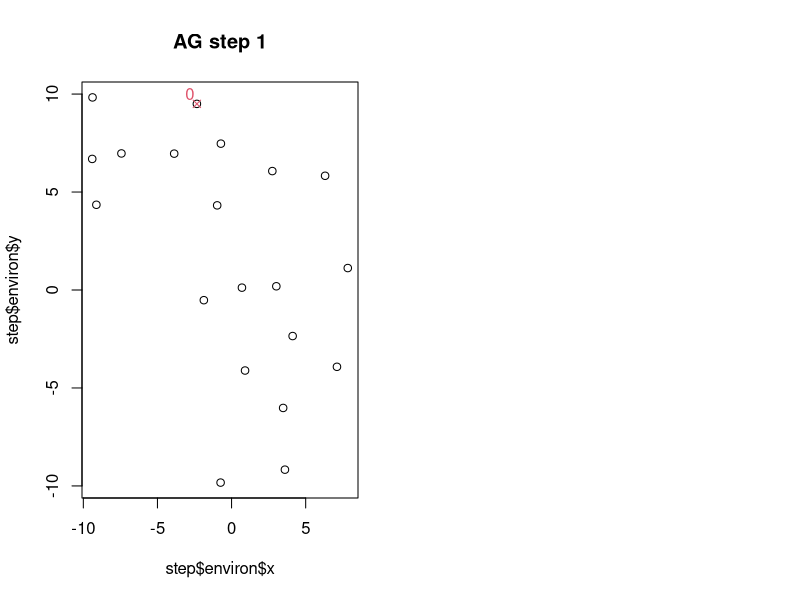

Write the R code that produced this figure. (Note: this script raises an error after producing the figure.)
##Version Updates
#Version 2: Changed structure of environment (and Memory) to have seperate columns for x and y coordinates
#Someday, I will describe the model here

###Notes for Alexander###
##Things that need fixing:
#~~noticed that detour sometimes goes to a resource further away than AG destinations. This should not be happening.
#~~if all resources depleted in AG, primate object becomes NULL

##Things to improve:
#~~Additive gravity rule (weight of j vs. G)
#~~Equation for when primates leave a patch
#~~Clustering and other spatial statistics of resources
#~~Magic numbers removed and added as parameters (extraction_rate)
#~~Remove AG calculations from LTM structure so they don't have to be calculated when running other navigational strategies
  # primate@LTM$gravity = mapply(calcGravity, coordinates = primate@LTM$coordinates, 
  #                              return_value = primate@LTM$return_value, density = primate@LTM$density, MoreArgs= list(location = primate@location, k = P$k))
  # primate@LTM$j = mapply(calc_j, i = 1:nrow(primate@LTM), 
  #                        MoreArgs = list(coords = primate@LTM$coordinates, values = primate@LTM$return_value, dens = primate@LTM$density, k = P$k))
  # primate@LTM = transform(primate@LTM, AG = gravity + j/nrow(primate@LTM))

##Things to add:
#~~resource birth/death
#~~new rules for starting locations
#~~limited LTM, LTM updating by sight
#~~increase functionality with multiple primates
#~~rank order behaviors and other group behavior rules
#~~formula to calculate an optimal value of a resource given extraction rate, GUD, and current value (return_value, and density)
#~~formula for giving up density
#~~Satiety

##Things to consider
#~~Detour will go to any resource closer than AG, consider requiring detour to move toward AG
#~~implementation of NNR could be informative, could also unnecessarily slow processing time

#####################################SET-UP##################################################
library(plyr)
library(calibrate)
library(graphics)
library(ggplot2)

defaultEnergy = 0				#energy that primates start with by default. Can be overwritten during primate creation
fieldSize = 10				#maximum absolute value for x and y coordinates of a resource. Model currently only supports square fields
resourceAvail = 600			#average total resource availability. Expected mean resource size will be this value divided by resource num
resSizeRange = 7				#size by which any resource is able to deviate from the expected mean. Resource size is a random uniform draw.
resourceNum = 20				#number of resources generated
cluster = 0.2				#not currently implemented - probability that a new resource will be created between 1 and 2 units away from the previous resource
depletionIndex = 0			#scales the diminishing return factor of resources. At 0, resource density has no impact on foraging return. At 1, foraging return is multiplied by the density
k = 1						#distance exponent in gravity model. The simple gravity score is Size/ Distance ^ k
primateSpeed = 1				#how many units a primate can move per step
turnDev = 0          #standard deviation of turn angle (mean is toward target dest)
groupSizes = c(1)				#each element of the vector represents a group, the value is the size of the group. Currently, all individuals are created on the same point, making more than one individual indistinguisable from increasing the foraging rate of a single individual. plotEnergy function does not handle multiple primates yet
moveCost = 2				#energy decrease each step a primate moves
metabCost = 2				#energy decrease each step. If primate moves, this is added to moveCost. Also currently used to determine if a primate should leave current resource (primate leaves when expected foraging return is less than this value)
rRegen = c(min = 0, max = 0)		#determines density increase of resources for each step. Resources are assigned a value uniformly drawn from this range during environment creation. To scale regen rate to resource value, manually change in fillRegen_rate function
types = c("AG")		#movement models to simulate across all created environments. Model can handle vector of any length, but currently only has methods for "AG" and "hybrid"

P = list(defEn = defaultEnergy, fieldSize = fieldSize, resAvail = resourceAvail, resSR = resSizeRange, resNum = resourceNum, clus = cluster, depI = depletionIndex, k = k, pSpeed = 1, turnDev = turnDev, grSizes = groupSizes, mCost = moveCost, metabCost = metabCost, rRegen = rRegen, types = types)  #saves all parameters to a list that can easily be passed to functions

###################################FUNCTIONS####################################################

	#~~~~~~~~~~~~~~~~~~~~~~~~~~~~~~~~Environment Creation v2 functional~~~~~~~~~~~~~~~~~~~~~~~~~~~~~~~~~~~~~~~~~~#
createEnviron = function(P) {
#input: List of parameters
#output: data frame with number of rows = resourceNum and capital letters for row names. 
#data frame created contains all resource information including coordinates, return_value, extract_rate, density (starts at 1), and regen_rate. If more than 26 resources, row-names will become NA which will affect some functions in model
	environ = data.frame(matrix(0, nrow = P$resNum, ncol = 6, dimnames = list(LETTERS[1:P$resNum], c("x", "y", "return_value", "extract_rate", "density", "regen_rate"))))			
	environ$x = round(runif(n = P$resNum, min = -P$fieldSize, max = P$fieldSize), digits = 2)
	environ$y = round(runif(n = P$resNum, min = -P$fieldSize, max = P$fieldSize), digits = 2)
	environ[, c("x","y")] = fillCoords(coords = environ[,c("x", "y")], P = P)
	environ$return_value = sapply(environ$return_value, function(x) round(runif(n = 1, min = P$resAvail/P$resNum - P$resSR, max = P$resAvail/P$resNum + P$resSR), digits = 0))			
	environ$extract_rate = 1																											#If changed from one, add as a parameter
	environ$density = 1																												
	environ$regen_rate = mapply(fillRegen_rate, environ$regen_rate, MoreArgs = list(P = P))																	
	environ 																														
}

fillCoords = function(coords, P) {
#input: List of parameters
#output: environment with clustered coordinates
#notes: currently only checks that points are not within 1 unit of each other
  for (i in 2:nrow(coords)) {
    dists = apply(coords[1:(i-1),], MARGIN = 1, getDist, c2 = coords[i,])
    while (!sum(dists < 1) == 0) { #checks if new point is closer than 1 unit away from any earlier point
      coords[i,] = round(runif(n = 2, min = -P$fieldSize, max = P$fieldSize), digits = 2) #if so, set new random location for this point
      dists = apply(coords[1:(i-1),], MARGIN = 1, getDist, c2 = coords[i,]) #and recalculate distances
    }
  }
  return (coords)
}


fillRegen_rate = function(x, P) {
#generates a single regenration rate using parameters. Can probably be integrated with createEnviron
	x = round(runif(n = 1, min = P$rRegen["min"], max = P$rRegen["max"]), digits = 4)
	x
}
	#~~~~~~~~~~~~~~~~~~~~~~~~~~~~~~~~~~~~~~~~~~~~~~~~~~~~~~~~~~~~~~~~~~~~~~~~~~~~~~~~~~~~~~~~~~#


	#~~~~~~~~~~~~~~~~~~~~~~~~~~~~~~~~~~~~Primate Creation v2 functional~~~~~~~~~~~~~~~~~~~~~~~~~~~~~~~~~~~~~~#
primateValidity = function(object) {
  #Checks that input values of a newly created primate are valid. Returns appropriate error messages in cases where they are not
  #NEEDS EXPANDING
  if (! length(object@location) == 2) {return("location contains more than 2 coordinates")
    if (! length(object@energy) == 1) return("energy is not a single value") }
  else TRUE
}

newPrimate = setClass("primate", slots = c(location = "numeric", LTM = "data.frame", energy = "numeric", forageEf = "numeric", speed = "numeric", turnDev = "numeric", type = "character"), validity = primateValidity)  #creates the primate class of objects
#*note there are currently no primate specific methods. This exists as a class mostly to allow expansion of subclasses by movement type or dominance in future versions



buildPrimate = function(location, environ, P, type) {
#input: location create a new primate, environment in which to create primate, model parameters, and type of movement primate should use
#output: an object of class primate
#most slots are filled from the parameters list. If forage efficiency is change, add as a parameter.
#LTM filled from environment, with columns added for gravity and j for location. *NOTE* Future version may implement limited memory size, which will need a more sophistacted LTM creation
	primate = newPrimate(location = location, LTM = environ, energy = P$defEn, forageEf = 0.2, speed = P$pSpeed, turnDev = P$turnDev, type = type)
	names(primate@location) = c("x", "y")
	primate
}

createGroup = function(grSize, environ, P, type) {
#allows groups of primates to be created in seperate lists. This currently has no functionality, but allows for easier addition of group behavior rules in later versions
	maxR = which(environ$return_value == max(environ$return_value))[1] #determines which resource has highest value. Used to place primates in all runs across movement strategy type in the same place. this could probably be randomized in many cases
  group = replicate(grSize, buildPrimate(location = c(environ$x[maxR], environ$y[maxR]), environ = environ, P = P, type = type)) #places all primates on most valueable resource
	group
}

	#~~~~~~~~~~~~~~~~~~~~~~~~~~~~~~~~~~~~~~~~~~~~~~~~~~~~~~~~~~~~~~~~~~~~~~~~~~~~~~~~~~~~~~~~~~~#


	#~~~~~~~~~~~~~~~~~~~~~~~~~~~~~~Calculations and Tools v2 functional (calc detour not checked)~~~~~~~~~~~~~~~~~~~~~~~~~~~~~~~~~~~#

calcForage = function(primate, environ, P) {
	patch = getPatch(primate, environ)
	if (environ$density[patch] < primate@forageEf) { 0																				#disallows foraging if patch density is lower than primates foraging efficiency
	} else environ$return_value[patch] * primate@forageEf * environ$extract_rate[patch] * (environ$density[patch]/(P$depI + (1 - P$depI) * environ$density[patch])) #total foraging return = resource value * primates foraging efficiency * density of resource scaled by the diminishing return factor
}

calcGravity = function(location, x, y, return_value, density, k) {
#*note* uses actual coordinates for location rather than primate object because resource coodinates are also used as input when calculating j.
	coordinates = c(x,y)
  distance = getDist(location, coordinates)
	mass = return_value * density
	if (distance == 0) return(NA)
	if (distance < 1) {return(mass)				#moving to resource takes full step, won't divide by less than 1
	} else return(mass /(distance ** k))
}

calc_j = function(i, xALL, yALL, values, dens, k) {
	sum(mapply(calcGravity, x = xALL, y = yALL, return_value = values, density = dens, MoreArgs = list(location = c(xALL[i],yALL[i]), k = k)), na.rm = TRUE)
}

calcDetour = function(primate, possDetours, AGPatch, P) {
	LTM = primate@LTM[possDetours,]
	target = sampleMod(which(LTM$dist == min(LTM$dist)))
	addRes = LTM$return_value[target] * LTM$density[target]
	addTrav = (P$mCost + P$metabCost) * (getDist(primate@location, c(LTM$x[target], LTM$y[target])) + getDist(c(LTM$x[target], LTM$y[target]), c(LTM$x[which(row.names(LTM) == AGPatch)], LTM$y[which(row.names(LTM) == AGPatch)])) - getDist(primate@location, LTM$coordinates[[which(row.names(LTM) == AGPatch)]]))
	if (addRes >= addTrav) {return(c(LTM$x[target],LTM$y[target]))
	 } else calcDetour(primate, possDetours[-which(possDetours == row.names(LTM[target,]))], AGPatch, P)				#If closest patch not an acceptable detour, try next closest patch
}


getDist = function(c1, c2) {
#input: two sets of coordinates. x and y coordinates must be names
#output: Euclidean distance between input points
	c1 = unlist(c1)
	c2 = unlist(c2)
	names(c1) = c("x", "y")
	names(c2) = c("x","y")
	if (! is.numeric(c1) || ! is.numeric(c2)) return(NA)
	if (identical(c1, c2)) return(0)
	unname(sqrt(((c1["x"] - c2["x"]) ** 2) + ((c1["y"] - c2["y"]) ** 2))) 		 #pythagorean theorem
}

sampleMod = function(x) {
#modifies the built in sample function so an input of a single value returns that value rather than sampling all integers between zero and input
#used to allow for ties of destination values in data structure, and randomly select one destination when such a tie occurs
	if (length(x) == 1 ) return(x) else return(sample(x, size = 1))
}

getPatch = function(primate, environ) {
  patch = which(environ$x == primate@location[1]) #1st index of primate@location is the x coordinate
  if (length(patch) == 0) patch = 0
  if (length(patch) > 1) patch = patch[patch %in% which(environ$y[patch] == primate@location[2])] #if multiple patches at primates x coord, finds the one also at primate y coord
  if (length(patch) == 0) patch = 0
  return(patch)
}
	#~~~~~~~~~~~~~~~~~~~~~~~~~~~~~~~~~~~~~~~~~~~~~~~~~~~~~~~~~~~~~~~~~~~~~~~~~~~~~~~~~~~~~~~~~~~#


	#~~~~~~~~~~~~~~~~~~~~~~~~~~~~~~~~~Step Actions~~~~~~~~~~~~~~~~~~~~~~~~~~~~~~~~~~~~~~~~~~~~~~#
runStep = function(prevStep) {
#fully updates data by one step
#*NOTE* returns NA if no valid action available (most commonly meaning all resources are depleted past the point that foraging outways metabolism cost)
	environ = prevStep$environ
	allPrimates = prevStep$allPrimates
	P = prevStep$P
	for (i in seq(length(allPrimates))) {													#execute step action for each primate
		for (j in seq(length(allPrimates[[i]]))) {
			primate = allPrimates[[i]][[j]]
			action = decideAction(primate, environ, P)
			if (action == "move") {primate = move(primate, environ, P)
				primate@energy = primate@energy - P$mCost
			} else { 
				if (action == "forage") {
					forageReturn = calcForage(primate, environ, P)
					primate@energy = primate@energy + forageReturn
					patch = getPatch(primate, environ)
					environ$density[patch] = round(environ$density[patch] - primate@forageEf, digits = 3)	#*NOTE* depI and extraction rate are calculated in forage return, but not here for density depletion. Consider updating
				} else stop("invalid action")	
			} 
			allPrimates[[i]][[j]] = primate
		}
	}
	for (i in seq(length(allPrimates))) {													#updates each primates LTM and energy after all primates have taken action
		for (j in seq(length(allPrimates[[i]]))) {
			allPrimates[[i]][[j]]@energy = allPrimates[[i]][[j]]@energy - P$metabCost					#this line could be moved to previous set of for loops
			allPrimates[[i]][[j]]@LTM = updateLTM(allPrimates[[i]][[j]], environ)
		}
	}
	environ = transform(environ, density = round(density + regen_rate, digits = 4)) 						#resource regeneration
	environ$density = sapply(environ$density, function(x) if (x > 1) 1 else x)  							#limits density to 1 *NOTE* may also need statment to not allow density below 0 if new rules are implemented for staying at a resource
	list(allPrimates = allPrimates, environ = environ, P = P)
}

decideAction = function(primate, environ, P) {
	if (getPatch(primate, environ) ==0) return("move")
	if (calcForage(primate, environ, P) < P$metabCost) { return("move") 
	} else return("forage")
}


move = function(primate, environ, P) {
	if (primate@type == "AG") {dest = getDestAG(primate)
	 } else { if (primate@type == "hybrid") {dest = getDestHybrid(primate, P)
	 	} else stop("invalid movement type")
	 }
  names(dest) = c("x","y")
	if (getDist(primate@location, dest) <= 1) {primate@location = dest
	 } else primate@location = updateLoc(primate, dest)
	primate
}

getDestAG = function(primate) {
	dest = sampleMod(which(primate@LTM$AG == max(primate@LTM$AG, na.rm = TRUE)))
  return(c(primate@LTM$x[dest],primate@LTM$y[dest]))
}

getDestHybrid = function(primate, P) {
	AGPatch = row.names(primate@LTM[sampleMod(which(primate@LTM$AG == max(primate@LTM$AG, na.rm = TRUE))),])
	primate@LTM$dist = mapply(getDist, c1 = primate@LTM$coordinates, MoreArgs = list(c2 = primate@location))
	rCurLoc = primate@LTM[which(primate@LTM$dist > 0),]  #LTM without resource of current location
	rLowDens = rCurLoc[which(rCurLoc$density > primate@forageEf),]
	possDetours = row.names(rLowDens[which(rLowDens$dist <= rLowDens[AGPatch, "dist"]),])
	dest = calcDetour(primate, possDetours, AGPatch, P)
	dest
}

getDestNN = function(primate, P) {
  distances = sapply(sapply(primate@LTM$coordinates, getDist(), c2 = primate@location))
 dest = primate@LTM
}

updateLoc = function(primate, dest) {
	targetAng = unname(atan2(x = dest["x"] - primate@location["x"], y = dest["y"] - primate@location["y"]))
	deviation = rnorm(1, mean = 0, sd = primate@turnDev)
	heading = targetAng + deviation
	moveVector = c(x = cos(heading) * primate@speed, y = sin(heading) * primate@speed)
	primate@location + moveVector
}

updateLTM = function(primate, environ) {
	primate@LTM$density = environ$density
	primate@LTM$gravity = mapply(calcGravity, x = primate@LTM$x, y = primate@LTM$y, 
		return_value = primate@LTM$return_value, density = primate@LTM$density, MoreArgs= list(location = primate@location, k = P$k))
	primate@LTM$j = mapply(calc_j, i = 1:nrow(primate@LTM), 
		MoreArgs = list(xALL = primate@LTM$x, yALL = primate@LTM$y, values = primate@LTM$return_value, dens = primate@LTM$density, k = P$k))
	primate@LTM = transform(primate@LTM, AG = gravity + j/nrow(primate@LTM))
	primate@LTM
}
	#~~~~~~~~~~~~~~~~~~~~~~~~~~~~~~~~~~~~~~~~~~~~~~~~~~~~~~~~~~~~~~~~~~~~~~~~~~~~~~~~~~~~~~~~~~#


	#~~~~~~~~~~~~~~~~~~~~~~~~~~~~~~~~~~~Run Functions~~~~~~~~~~~~~~~~~~~~~~~~~~~~~~~~~~~~~~~~~~#

initialize = function(P, environ, type) {
	allPrimates = as.list(P$grSizes)
	allPrimates = mapply(createGroup, allPrimates, MoreArgs = list(environ = environ, P = P, type = type), SIMPLIFY = FALSE)
	for (i in 1:length(allPrimates)) {
	  for (j in length(allPrimates[[i]])) {
	    allPrimates[[i]][[j]]@LTM = updateLTM(allPrimates[[i]][[j]], environ = environ)
	  }
	}
	initialStep = list(allPrimates = allPrimates, environ = environ, P = P)
	initialStep
}

runSimulation = function(P, nsteps) {
	allTypes = vector("list", length(P$types))
	names(allTypes) = P$types
	initEnviron = createEnviron(P)
	for (type in P$types) { #run simulation for each type (movement strategy) using a single environment
		allTypes[[type]] = vector("list", nsteps)
		allTypes[[type]][[1]] = initialize(P, initEnviron, type)
		n = 2
		while (n <= nsteps && max(allTypes[[type]][[n - 1]]$environ$density) >= allTypes[[type]][[n - 1]]$allPrimates[[1]][[1]]@forageEf) {
			allTypes[[type]][[n]] = runStep(allTypes[[type]][[n - 1]])
			n = n + 1
		}
	}
	allTypes
}
	#~~~~~~~~~~~~~~~~~~~~~~~~~~~~~~~~~~~~~~~~~~~~~~~~~~~~~~~~~~~~~~~~~~~~~~~~~~~~~~~~~~~~~~~~~~~#


	#~~~~~~~~~~~~~~~~~~~~~~~~~~~~~~Plotting and Data Analysis~~~~~~~~~~~~~~~~~~~~~~~~~~~~~~~~~~~#
plotRun = function(run) {
#Plots an entire data set one step at a time. One plot in graphics window for each movement type simulated plus another for trace of energy in each type
#Stops if input is NA, generally indicating the primates has consumed all available resources in a time step.
	par(mfcol = c(1, length(run) + 1))
	for (i in seq(length(run[[1]]))) {
		for (j in seq(length(run))) {
			plotStep(run[[j]][[i]], i)
		}
		plotEnergy(run, i, j)
		Sys.sleep(1)
	}
}

plotStep = function(step, stepNum) {
	primX = vector("list", length(unlist(step$allPrimates)))
	primX = mapply(function(x, prim) prim@location["x"], x = primX, prim = unlist(step$allPrimates))
	primY = vector("list", length(unlist(step$allPrimates)))
	primY = mapply(function(y, prim) prim@location["y"], y = primY, prim = unlist(step$allPrimates))

	energies = vector("list", length(unlist(step$allPrimates)))
	energies = mapply(function(x, prim) prim@energy, x = energies, prim = unlist(step$allPrimates))


	plot(x = step$environ$x, y = step$environ$y, main = paste(step$allPrimates[[1]][[1]]@type, "step", stepNum, sep = " "))
	points(x = primX, y = primY, col = 2, pch = 4)
	textxy(primX, primY, energies, col = 2, cex = 1)
}

plotEnergy = function(run, steps = 0) {
#Does not work for more than one primate per step. Consider using sum(unlist(allPrimates)) to implement this functionality
	if (steps == 0) steps = length(run[[1]])
	if (steps == 1) {plot(x = seq(2), y = c(0, 0), type = "l")
	 } else {
		energies = vector("list", length(run))
		run = lapply(run, function(nav) nav[1:steps]) #reduce the steps in each navigation type
		energies = mapply(mapply, step = run, MoreArgs = list(FUN = function(step) step$allPrimates[[1]][[1]]@energy)) #get the energy of each step up to current for each nav type
		plot(energies[,1], type = "l")
		if (length(run) >= 2) {
		  for (i in 2:length(run)) lines(x = energies[,i], col = i)
		}
	}
}

plotPath = function(run, primate = c(1,1)){
  #plots the path of a single primate from a run object. The "run" input should be only the subset of one "type" of run, eg. "AG".
  #The "primate" input should be a 2 value vector giving the group number and individual number of the target agent
  path = lapply(run, function(x, y) x$allPrimates[[y[1]]][[y[2]]]@location, y = primate) #get location coordinates for all times
  path = data.frame(matrix(unlist(path), nrow = length(path), ncol = 2, byrow = TRUE)) #convert location from list of cordinates to df with x and y columns
  colnames(path) = c("x", "y")
  pathPlot = ggplot(path2geom_segment(path), aes(x, y)) + geom_segment(aes(xend = newX, yend = newY, color = 1:(length(x)))) + theme(legend.position = "none")
  envCoord = run[[1]]$environ[c("x","y")]
  pathPlot +  geom_point(data = envCoord, mapping = aes(x, y), shape = 1, size = 3)
}

path2geom_segment = function(path) {
  #takes a matrix with rows of x,y coords and and formats for use with geom_segment plotting in ggplot2
  path$newX = NA
  path$newY = NA
  path$newX[1:(nrow(path) -1)] = path$x[2:nrow(path)]
  path$newY[1:(nrow(path) -1)] = path$y[2:nrow(path)]
  path[1:(nrow(path) -1),]
}
	#~~~~~~~~~~~~~~~~~~~~~~~~~~~~~~~~~~~~~~~~~~~~~~~~~~~~~~~~~~~~~~~~~~~~~~~~~~~~~~~~~~~~~~~#


####################################Run Scripts################################################

#~~~~~~Simple~~~~~~~~#
#uncomment following lines to run
nsteps = 250
run = runSimulation(P, nsteps)
plotRun(run)
plotPath(run$AG)
